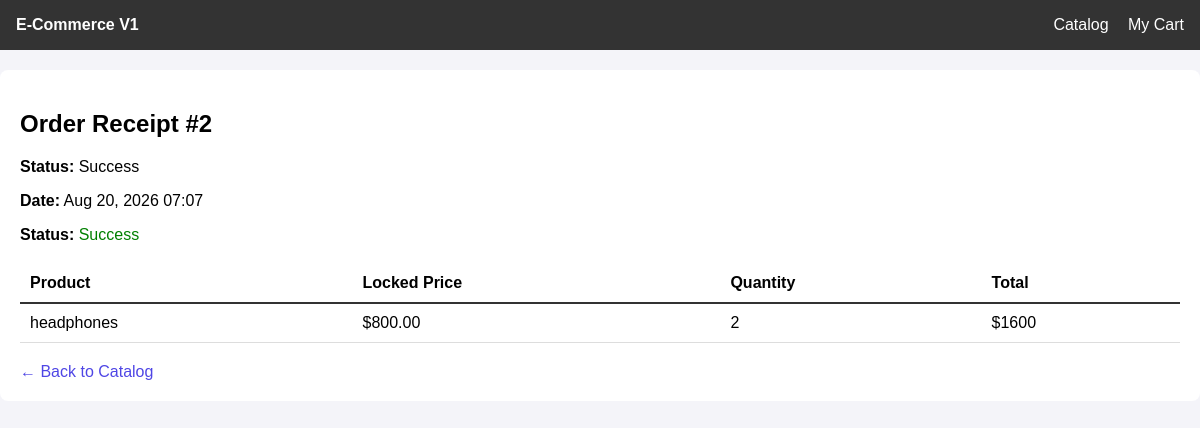
Page /orders/2/ (signed in) on the committed database.
### orders/models.py (models this page shows, shortened)
class Order(models.Model):
    STATUS_CHOICES = [
        ('PENDING', 'Pending'),
        ('SUCCESS', 'Success'),
        ('FAILED', 'Failed'),
    ]
    user = models.ForeignKey(User, on_delete=models.CASCADE, related_name='orders')
    status = models.CharField(max_length=10, choices=STATUS_CHOICES, default='PENDING')
    created_at = models.DateTimeField(auto_now_add=True)
    updated_at = models.DateTimeField(auto_now=True)

class OrderItem(models.Model):
    order = models.ForeignKey(Order, related_name='items', on_delete=models.CASCADE)
    product = models.ForeignKey(Product, on_delete=models.SET_NULL, null=True)
    price_at_purchase = models.DecimalField(max_digits=10, decimal_places=2)
    quantity = models.PositiveIntegerField(default=1)

### catalog/models.py (models this page shows, shortened)
class Product(models.Model):
    category = models.ForeignKey(Category, related_name='products', on_delete=models.CASCADE)
    name = models.CharField(max_length=200)
    price = models.DecimalField(max_digits=10, decimal_places=2)
    stock_quantity = models.PositiveIntegerField(default=0)

### orders/views.py (the view)
# urls.py: path('orders/<int:order_id>/', order_views.order_detail, name='order_detail'),
def order_detail(request, order_id):
    if not request.user.is_authenticated:
        return redirect('/admin/login/')
    order = get_object_or_404(Order, id=order_id, user=request.user)
    return render(request, 'orders/order_detail.html', {'order': order})

### templates/orders/order_detail.html (shortened to what this page needs)
{% extends 'base.html' %}
{% block content %}
    <h2>Order Receipt #{{ order.id }}</h2>
    <p><strong>Status:</strong> {{ order.get_status_display }}</p>
    <p><strong>Date:</strong> {{ order.created_at|date:"M d, Y H:i" }}</p>
    <p><strong>Status:</strong>
        {% if order.status == 'SUCCESS' %}
            <span style="color: green;">{{ order.get_status_display }}</span>
        {% else %}
            <span style="color: orange;">{{ order.get_status_display }}</span>
        {% endif %}
    </p>
    <table style="width: 100%; border-collapse: collapse; text-align: left; margin-top: 20px;">
        <thead>
            <tr style="border-bottom: 2px solid #333;">
                <th style="padding: 10px;">Product</th>
                <th style="padding: 10px;">Locked Price</th>
                <th style="padding: 10px;">Quantity</th>
                <th style="padding: 10px;">Total</th>
            </tr>
        </thead>
        <tbody>
            {% for item in order.items.all %}
                <tr style="border-bottom: 1px solid #ddd;">
                    <td style="padding: 10px;">{{ item.product.name|default:"Deleted Product" }}</td>
                    <td style="padding: 10px;">${{ item.price_at_purchase }}</td>
                    <td style="padding: 10px;">{{ item.quantity }}</td>
                    <td style="padding: 10px;">${% widthratio item.price_at_purchase 1 item.quantity %}</td>
                </tr>
            {% endfor %}
        </tbody>
    </table>
    <div style="margin-top: 20px;">
        <a href="/" style="text-decoration: none; color: #4F46E5;">&larr; Back to Catalog</a>
    </div>
{% endblock %}

### templates/base.html (style rules this page uses)
body { font-family: Arial, sans-serif; margin: 0; padding: 0; background-color: #f4f4f9; }

### rows in the picture
Order: id "2", status "Success", created_at "Aug 20, 2026 07:07"
OrderItem: product.name "headphones", price_at_purchase "800.00", quantity "2", price_at_purchase+quantity "1600"
